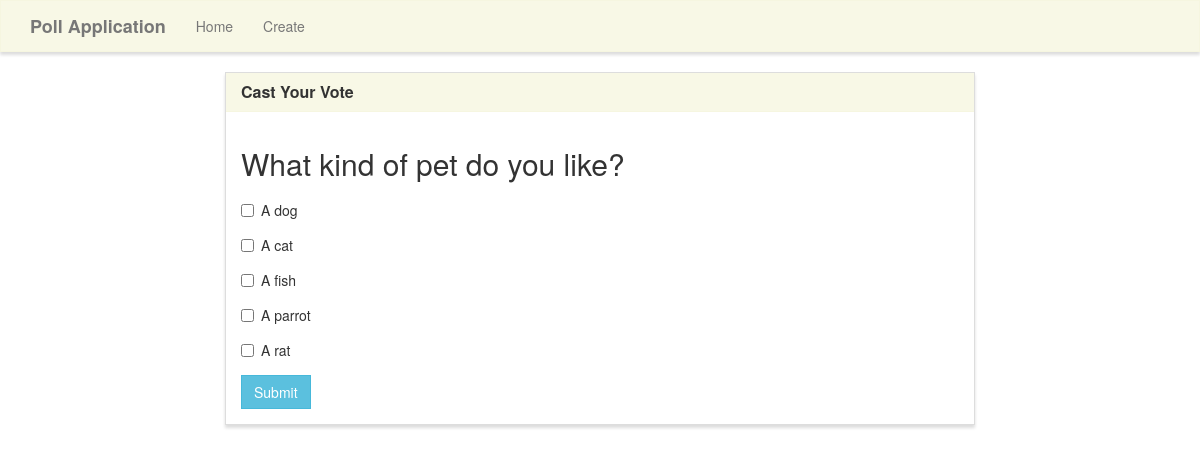
The app's page /vote/7/ with its own data.
### polls/models.py (models this page shows, shortened)
class Poll(models.Model):
    TYPES_OF_POLLS = (
        ('text', 'Text'),
        ('select_one', 'Select One'),
        ('select_multiple', 'Select Multiple'),
    )
    question = models.CharField(max_length=200)
    start = models.DateField(null=True, blank=True)
    finish = models.DateField(null=True, blank=True)
    description = models.TextField(max_length=4000, null=True, blank=True)
    type = models.CharField(max_length=50, choices=TYPES_OF_POLLS, verbose_name='Types of polls', default='text')

class Option(models.Model):
    poll = models.ForeignKey(Poll, on_delete=models.CASCADE)
    text = models.CharField(max_length=30, null=True, blank=True)
    count = models.IntegerField(default=0)

### polls/views.py (the view, shortened to what this page needs)
# urls.py: path('vote/<poll_id>/', polls_views.vote, name='vote'),
def vote(request, poll_id):
    options = Option.objects.filter(poll=poll_id)
    poll = Poll.objects.get(pk=poll_id)
    if poll.type == 'text':
        if request.method == 'POST':
            option_text = request.POST['answer']
            filtered_options = Option.objects.filter(poll=poll_id, text__iexact=option_text)
            if filtered_options.exists():
                option = filtered_options.first()
                option.count += 1
                option.save()
                return redirect('home')
            else:
                option = Option()
                option.poll = poll
                option.text = option_text
                option.count = 1
                option.save()
                return redirect('home')
    else:
        if request.method == 'POST':
            for option in options:
                option_value = request.POST.get(str(option.id))
                if option_value is not None:
                    option.count += 1
                    option.save()
            return redirect('results', poll_id)
    context = {
        'options': options,
        'poll': poll,
        'poll_type': poll.type
    }
    return render(request, 'polls/vote.html', context)

### polls/templates/polls/vote.html (shortened to what this page needs)
{% extends "polls/base.html" %}
{% load widget_tweaks %}
{% block main %}
<div class="row">
    <div class="col-lg-8 col-lg-offset-2">
        <div class="panel panel-default">
            <div class="panel-heading">
                <h3 class="panel-title">Cast Your Vote</h3>
            </div>
            <div class="panel-body">
                <div class="row">
                    <div class="col-lg-12">
                        <h2>{{ poll.question }}</h2>
                    </div>
                </div>
                <div class="row">
                    <div class="col-lg-12">
                        <form method="POST">
                            {% if poll.type == "text" %}
                            <div class="form-group">
                                <div class="radio">
                                    <label>
                                        <input type="text" name="answer" value="" required>
                                    </label>
                                </div>
                            </div>
                            {% else %}
                            {% for option in options %}
                            <div class="form-group">
                                <div class="checkbox">
                                    <label>
                                        <input type="checkbox" name="{{ option.id }}" value="{{ option.id }}">
                                        {{ option.text }}
                                    </label>
                                </div>
                            </div>
                            {% endfor %}
                            {% endif %}
                            <button type="submit" class="btn btn-info">
                                Submit
                            </button>
                        </form>
                    </div>
                </div>
            </div>
        </div>
    </div>
</div>
{% endblock %}

### polls/static/style.css (style rules this page uses)
.navbar-default, .btn, .form-control, .panel { border-radius: 0; }
.panel-default > .panel-heading { color: #333; background-color: rgba(245, 245, 220, .7); border-color: rgba(245, 245, 220, .6); border-top-left-radius: 0; border-top-right-radius: 0; }
.panel { box-shadow: 0px 3px 3px 0px #ddd; }
a.navbar-brand, .panel-title { font-weight: bolder; }

### records on screen
Poll: question "What kind of pet do you like?"
Option: text "A dog"
Option: text "A cat"
Option: text "A fish"
Option: text "A parrot"
Option: text "A rat"
